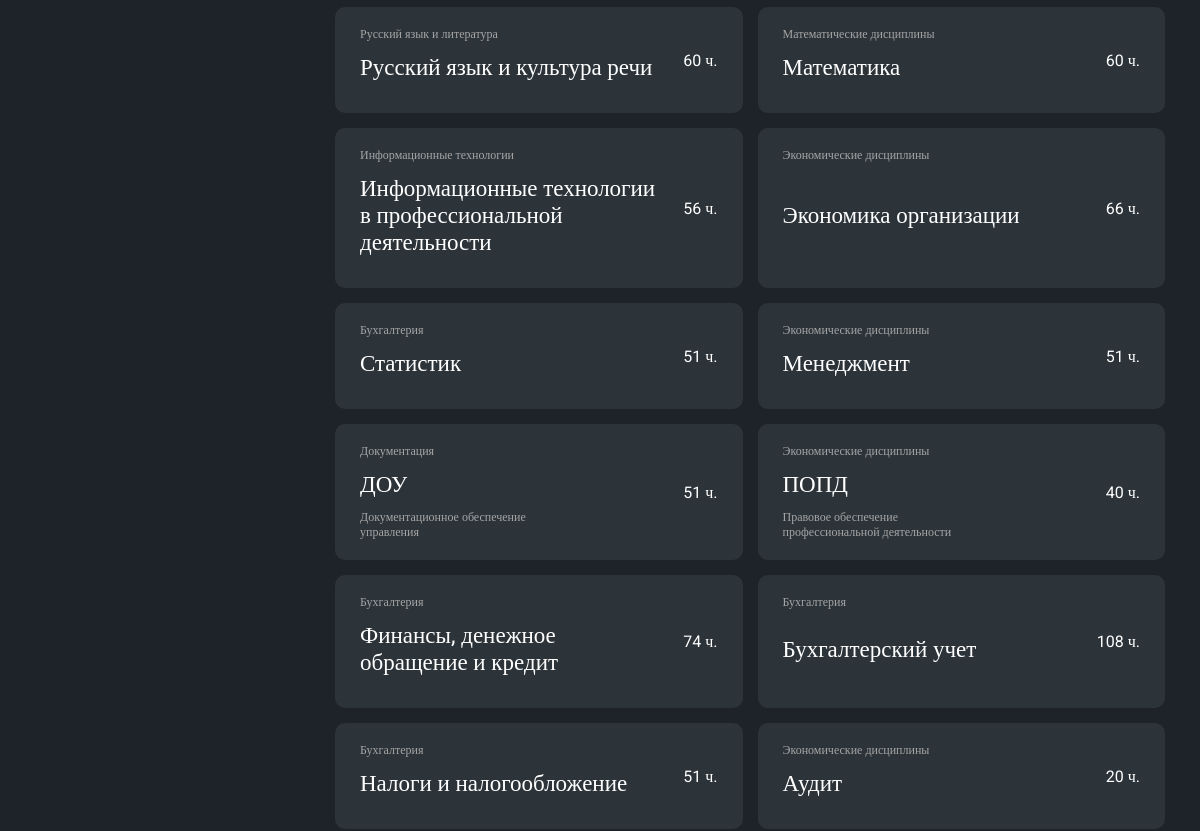
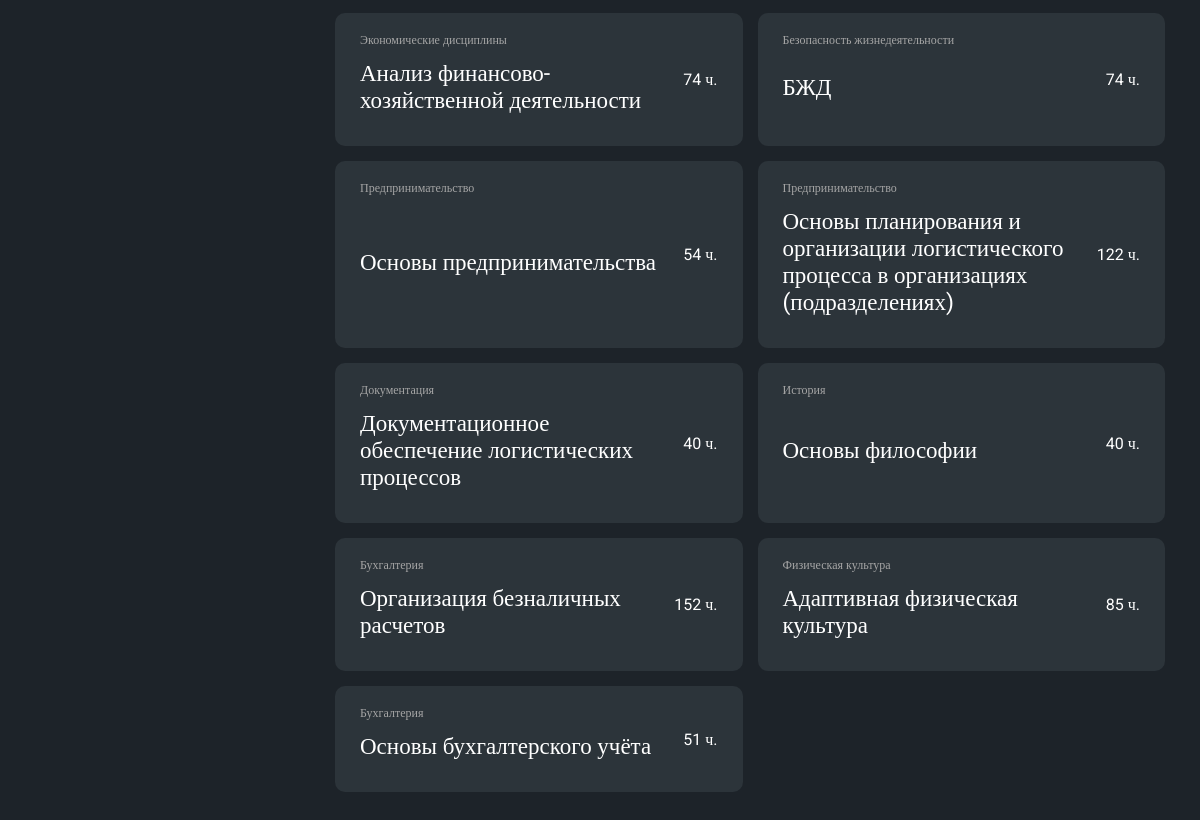
The app's page /pages/lk/allsubjects.php (signed in, lower part), older data (2 pictures, top to bottom).
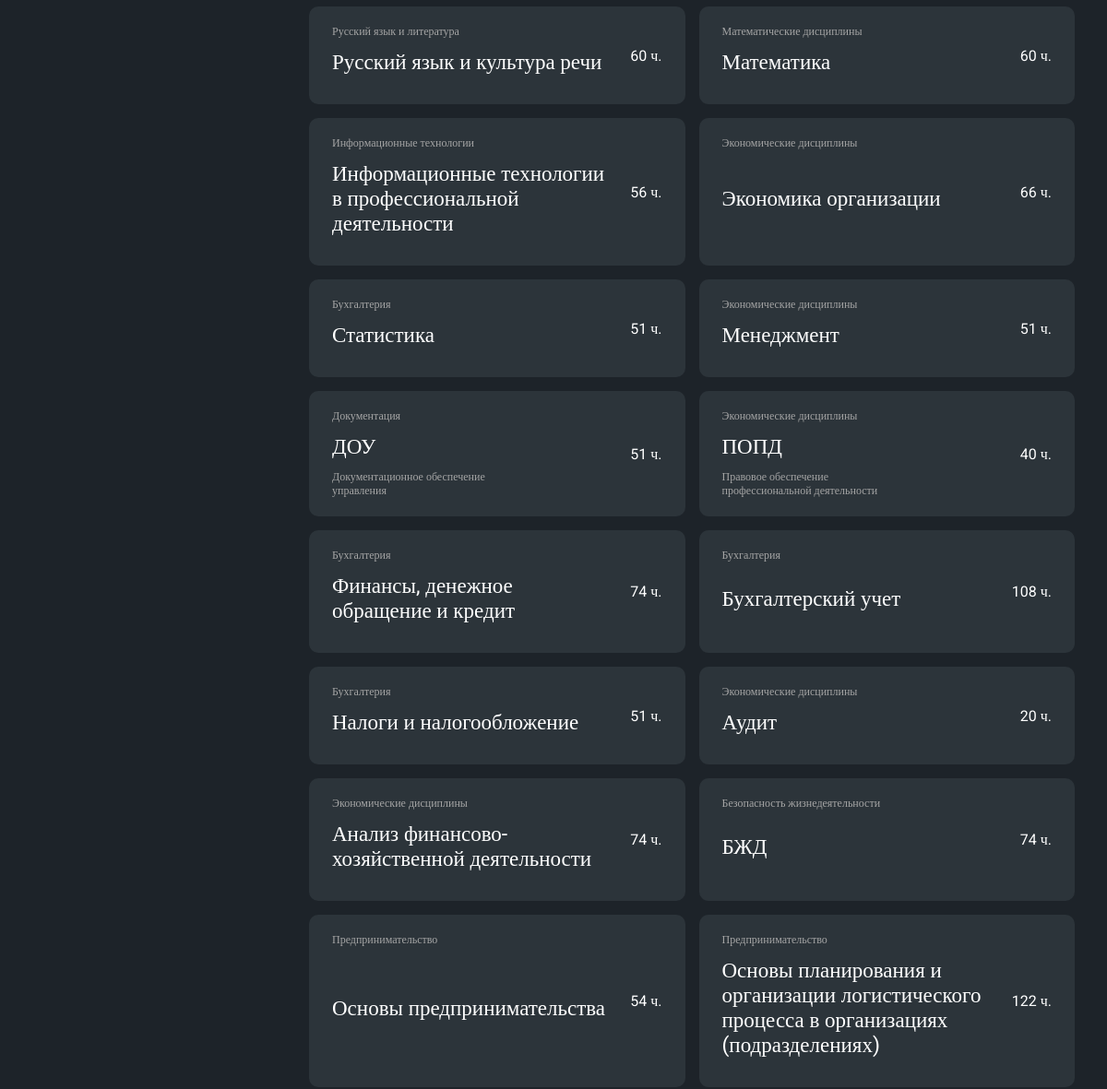
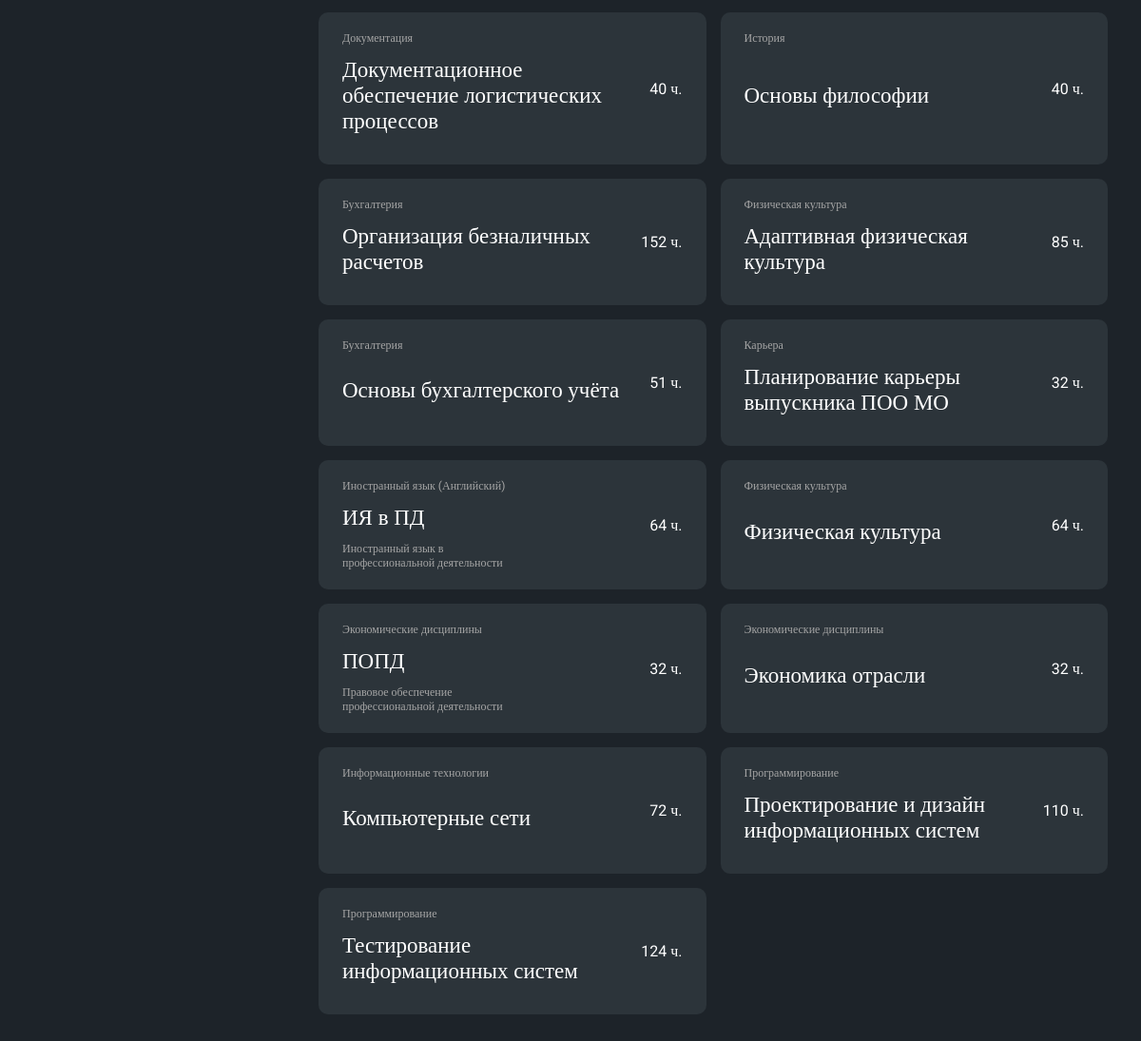
The same page, newer data (2 pictures, top to bottom).
### tables this page shows
CREATE TABLE `subjects` (
  `id_subject` int(11) NOT NULL,
  `id_profile` int(11) NOT NULL,
  `subject_name` varchar(255) NOT NULL,
  `subject_desc` varchar(255) DEFAULT NULL,
  `subject_hours` int(11) NOT NULL
);

CREATE TABLE `profiles` (
  `id_profile` int(11) NOT NULL,
  `profile_name` varchar(255) NOT NULL
);

### pages/lk/allsubjects.php (the view, shortened to what this page needs)
<?php
    require_once './../../php/connection.php';
    $result = mysqli_query($link,
    "SELECT
    `subjects`.`id_subject`,
    `subjects`.`subject_name`,
    `subjects`.`subject_desc`,
    `subjects`.`subject_hours`,
    `profiles`.`profile_name`
        FROM
        `subjects`,
        `profiles`
    WHERE `subjects`.`id_profile` = `profiles`.`id_profile`;");
    $subjects = mysqli_fetch_all($result);
?>
<!DOCTYPE html>
<html lang='ru'>
<head>
    <link rel='stylesheet' href='./../../styles/style.css'>
</head>
<body>
    <main>
        <section class="all-subjects">
            <?
                foreach ($subjects as $value)
                {
                    ?>
                    <div class="subject-wrapper" data-subjectId="<?=$value[0]?>">
                        <div>
                            <p class="subject-profile"><?=$value[4]?></p>
                            <p class="subject-name"><?=$value[1]?></p>
                            <p class="subject-desc"><?=$value[2]?></p>
                        </div>
                        <p class="subject-hours"><?=$value[3]?> ч.</p>
                    </div>
                    <?
                }
            ?>
        </section>
    </main>
</body>
</html>

### styles/style.css (style rules this page uses)
*, *::after, *::before { box-sizing: border-box; margin: 0; padding: 0; }
html, body { width: 100%; }
html { height: 100%; }
body, input, a, textarea { font-family: "Roboto", serif; }
body { min-height: 100%; color: #FFFFFF; background-color: #1d2329; display: flex; flex-flow: row nowrap; }
main { display: flex; flex-flow: column nowrap; flex-grow: 1; }
main section { padding: 35px; }
section { width: 100%; padding: 25px; }
section.all-subjects, section.all-groups { display: grid; grid-template-columns: 1fr 1fr 1fr 1fr; grid-gap: 15px; }
@media screen and (max-width: 1600px) { section.all-subjects, section.all-groups { display: grid; grid-template-columns: 1fr 1fr 1fr; grid-gap: 15px; } }
@media screen and (max-width: 1400px) { section.all-subjects, section.all-groups { display: grid; grid-template-columns: 1fr 1fr; grid-gap: 15px; } }

Row changes from the older to the newer data that the page shows:
changed subjects: subject_name "Статистик" → "Статистика"
added subjects: id_profile.profile_name "Карьера", subject_name "Планирование карьеры выпускника ПОО МО", subject_hours "32"
added subjects: id_profile.profile_name "Иностранный язык (Английский)", subject_name "ИЯ в ПД", subject_desc "Иностранный язык в профессиональной деятельности", subject_hours "64"
added subjects: id_profile.profile_name "Физическая культура", subject_name "Физическая культура", subject_hours "64"
added subjects: id_profile.profile_name "Экономические дисциплины", subject_name "ПОПД", subject_desc "Правовое обеспечение профессиональной деятельности", subject_hours "32"
added subjects: id_profile.profile_name "Экономические дисциплины", subject_name "Экономика отрасли", subject_hours "32"
added subjects: id_profile.profile_name "Информационные технологии", subject_name "Компьютерные сети", subject_hours "72"
added subjects: id_profile.profile_name "Программирование", subject_name "Проектирование и дизайн информационных систем", subject_hours "110"
added subjects: id_profile.profile_name "Программирование", subject_name "Тестирование информационных систем", subject_hours "124"
